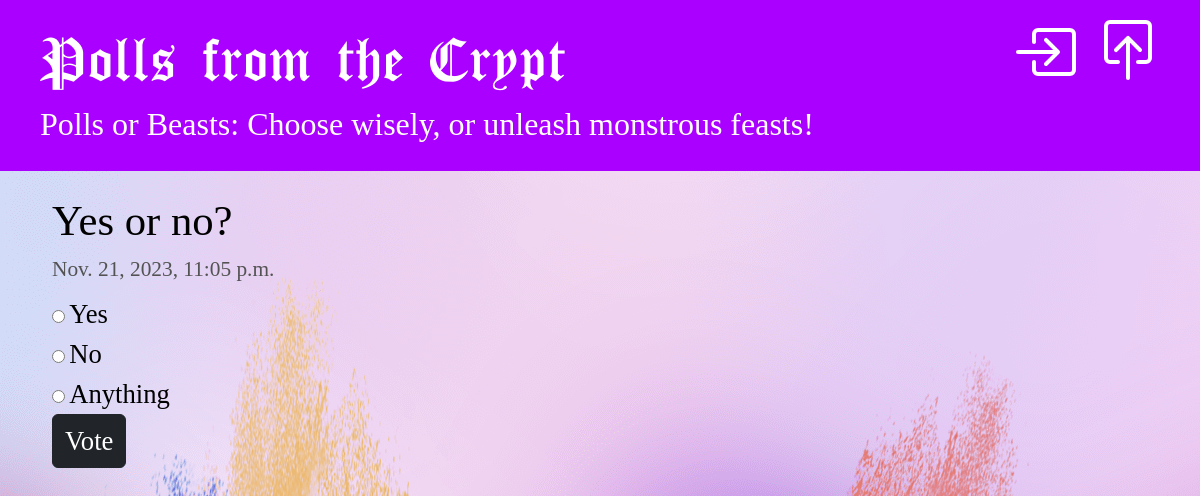
Page /polls/9/ on the committed database.
### polls/models.py (models this page shows, shortened)
class Question(models.Model):
    question_text = models.CharField(max_length=200)
    pub_date = models.DateTimeField("date published", blank=True, null=True)

class Choice(models.Model):
    question = models.ForeignKey(Question, on_delete=models.CASCADE)
    choice_text = models.CharField(max_length=200)
    votes = models.IntegerField(default=0)

### polls/views.py (the view)
# urls.py: path("<int:pk>/", views.DetailView.as_view(), name="detail"),
class DetailView(PollsBaseView, generic.DetailView):
    model = Question
    template_name = "polls/detail.html"
    def get_queryset(self):
        return Question.objects.filter(pub_date__lte=timezone.now())

### polls/views.py (called while the page is built)
    def get_slogan(self):
        return random.choice(self.slogans)

    def get_context_data(self, **kwargs):
        context = super().get_context_data(**kwargs)
        context['slogan'] = self.get_slogan()
        return context

### polls/templates/polls/detail.html (shortened to what this page needs)
{% extends 'polls/base.html' %}
{% load crispy_forms_tags %}
{% block content %}
    <form action="{% url 'polls:vote' question.id %}" method="post">
        <fieldset>
            <legend>
                <h1>{{ question.question_text }}</h1>
                {% if question.pub_date %}
                    <div class="date">
                        {{ question.pub_date }}
                    </div>
                {% endif %}
            </legend>
            {% for choice in question.choice_set.all %}
                <input type="radio" name="choice" id="choice{{ forloop.counter }}" value="{{ choice.id }}">
                <label for="choice{{ forloop.counter }}">{{ choice.choice_text }}</label><br>
            {% endfor %}
        </fieldset>
        <input type="submit" class="btn btn-dark" value="Vote">
    </form>
{% endblock %}

### polls/static/polls/style.css (style rules this page uses)
body { background: white url("images/background.png") no-repeat; }
h1, h2, h3, h4 { font-family: Avantgarde, TeX Gyre Adventor, URW Gothic L, sans-serif; }
.content legend h1 { color: #000000; font-family: 'HalloweenNightmare'; text-decoration: none; font-size: 32pt; }
.content form fieldset label { color: #000000; font-family: 'HalloweenNightmare'; font-size: 20pt; }
.content form .btn-dark { color: #ffffff; font-family: 'HalloweenNightmare'; font-size: 20pt; }
.date { color: #535353; font-family: 'HalloweenNightmare'; font-size: 16pt; }

### rows in the picture
Question: question_text "Yes or no?", pub_date "Nov. 21, 2023, 11:05 p.m."
Choice: choice_text "Yes"
Choice: choice_text "No"
Choice: choice_text "Anything"

### other values in the picture
{{ slogan }} "Polls or Beasts: Choose wisely, or unleash monstrous feasts!"
